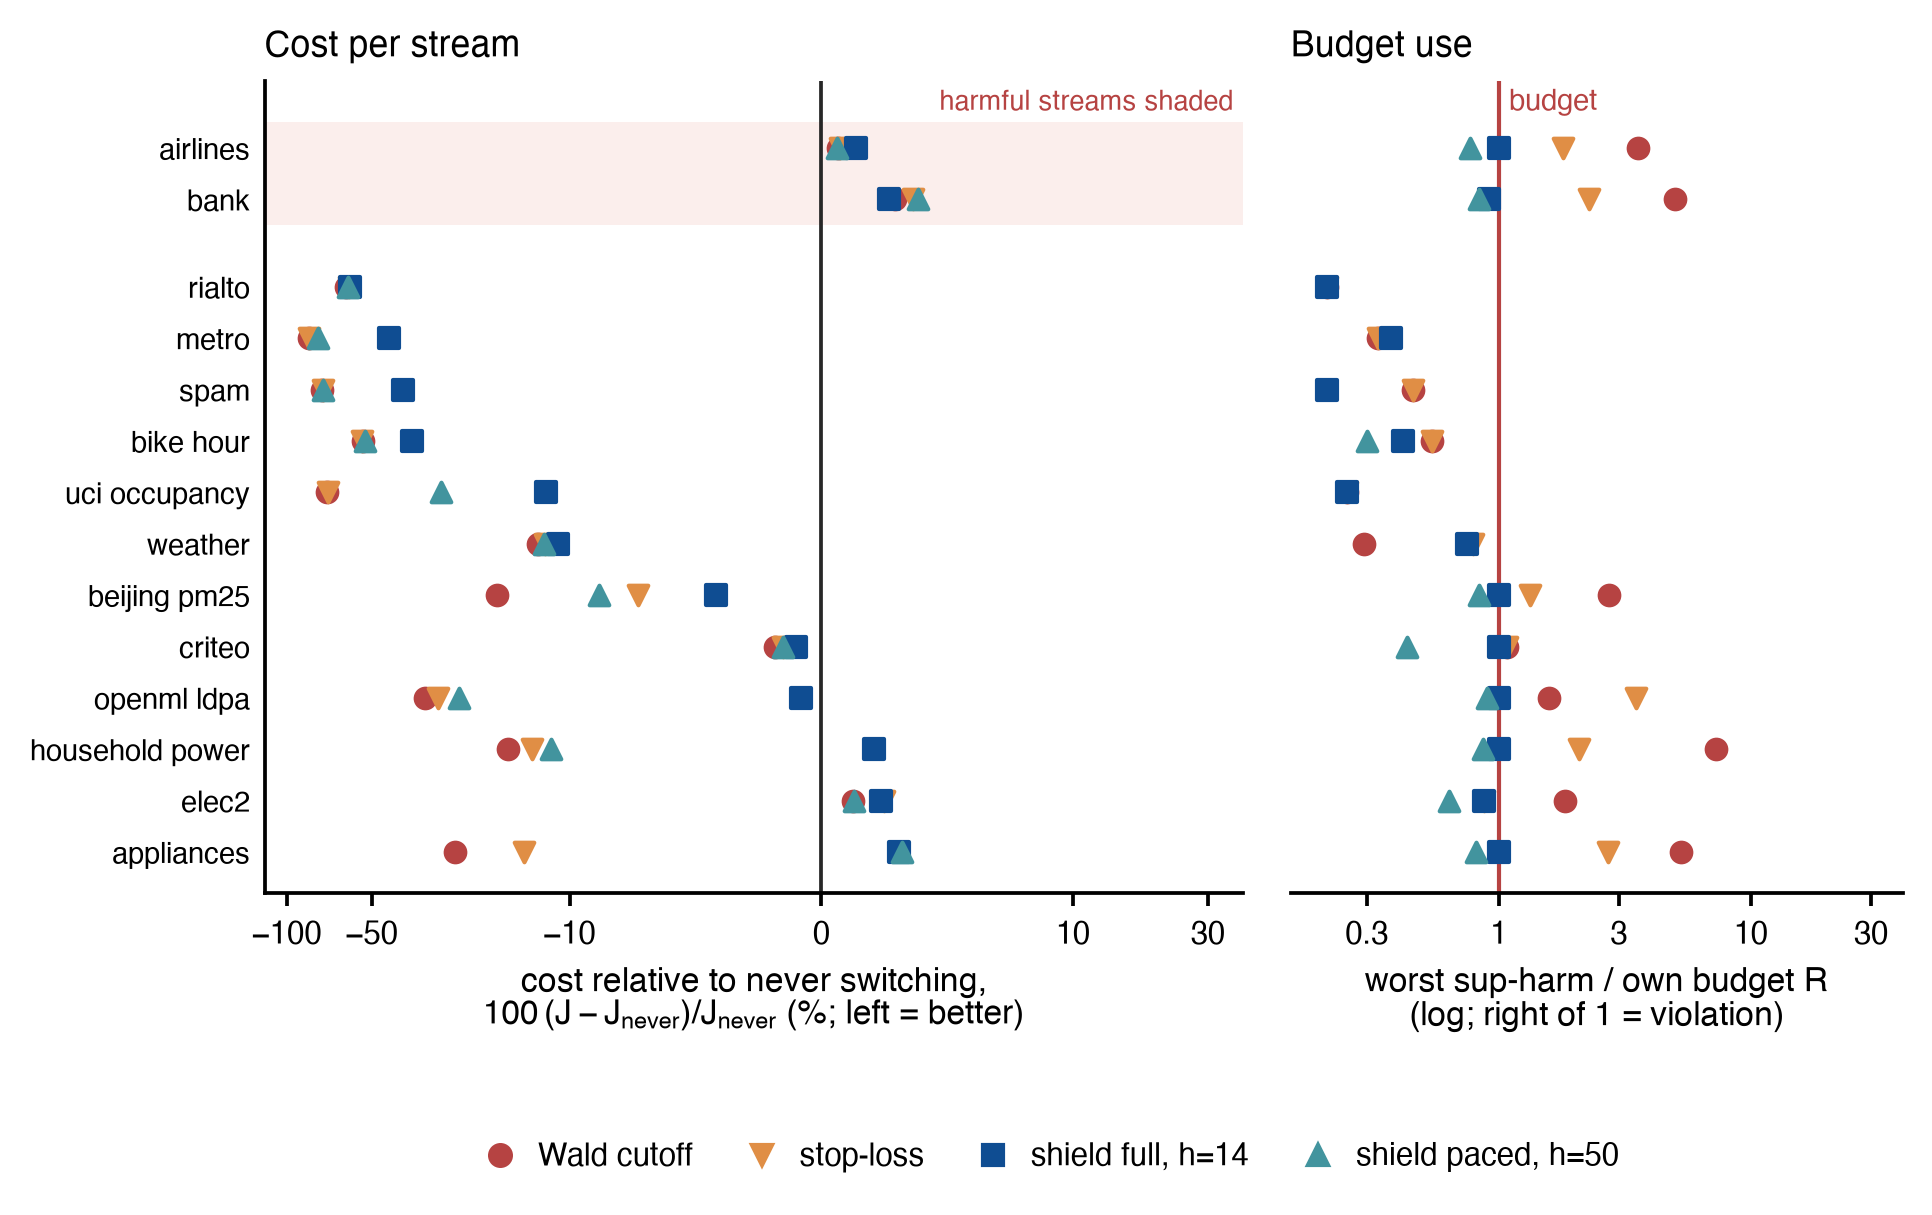

Write the Python code that produced this figure.
"""Per-stream comparison on the 14 real streams, clean feedback (outputs/paper3/riskbudget/real/clean/*.json)."""
import sys
from pathlib import Path

import numpy as np

sys.path.insert(0, str(Path(__file__).resolve().parent))
import matplotlib.pyplot as plt
from matplotlib.lines import Line2D
from style import OUT, PALETTE as P, WIDTH, apply_style, load_json, panel_label, save

HARMFUL = ["airlines", "bank"]
BEN = ["criteo", "elec2", "openml_ldpa", "rialto", "spam", "uci_occupancy", "weather", "appliances",
       "beijing_pm25", "bike_hour", "household_power", "metro"]
# arm -> (label, colour, marker, own budget R)
ARMS = {"wald_cut": ("Wald cutoff", P["red_strong"], "o", 24), "stoploss_h14": ("stop-loss", "#E08E45", "v", 24),
        "f3_pi1_h14": ("shield full, $h$=14", P["blue_main"], "s", 24), "f3v2d_h50": ("shield paced, $h$=50", P["teal"], "^", 60)}
data = {}
for s in HARMFUL + BEN:
    d = load_json(OUT / "real/clean" / f"{s}.json")
    J = np.array(d["fields"]["J"], float); sh = np.array(d["fields"]["sup_harm"], float)
    jn = J[d["arms"].index("never")].mean()
    data[s] = {a: ((J[d["arms"].index(a)].mean() - jn) / jn * 100, sh[d["arms"].index(a)].max()) for a in ARMS}
    data[s]["never_J"] = jn
order = HARMFUL + sorted(BEN, key=lambda s: data[s]["f3_pi1_h14"][0])
ypos = {}; y = 0
for i, s in enumerate(order):
    if i == len(HARMFUL): y += 0.7
    ypos[s] = y; y += 1

apply_style(8)
fig, (ax, bx) = plt.subplots(1, 2, figsize=(WIDTH, 4.1), sharey=True, gridspec_kw=dict(width_ratios=[1.6, 1], wspace=0.06))
ax.axvline(0, color=P["dark"], lw=0.9)
ax.axhspan(-0.5, len(HARMFUL) - 0.5, color=P["red_1"], alpha=0.35, lw=0)
for a, (lab, col, mk, R) in ARMS.items():
    ax.scatter([data[s][a][0] for s in order], [ypos[s] for s in order], color=col, marker=mk, s=22, zorder=4, label=lab)
    bx.scatter([data[s][a][1] / R for s in order], [ypos[s] for s in order], color=col, marker=mk, s=22, zorder=4)
ax.set_xscale("symlog", linthresh=10, linscale=0.8)
ax.set_xlim(-120, 40)
ax.set_xticks([-100, -50, -10, 0, 10, 30]); ax.set_xticklabels(["$-100$", "$-50$", "$-10$", "0", "10", "30"])
ax.set_yticks([ypos[s] for s in order]); ax.set_yticklabels([s.replace("_", " ") for s in order], fontsize=7)
ax.invert_yaxis(); ax.tick_params(axis="y", length=0)
ax.set_xlabel("cost relative to never switching,\n$100\\,(J-J_{never})/J_{never}$ (%; left = better)")
ax.set_title("Cost per stream", loc="left", fontsize=8.5)
ax.text(0.99, 0.99, "harmful streams shaded", transform=ax.transAxes, ha="right", va="top", fontsize=6.5, color=P["red_strong"])
bx.axvline(1.0, color=P["red_strong"], lw=1.0)
bx.set_xscale("log"); bx.set_xlim(0.15, 40)
bx.text(1.1, -0.9, "budget", color=P["red_strong"], fontsize=7, va="center")
bx.set_ylim(len(order) + 0.5, -1.3); bx.tick_params(axis="y", left=False)
bx.spines["left"].set_visible(False)
bx.set_xlabel("worst sup-harm / own budget $R$\n(log; right of 1 = violation)")
bx.set_title("Budget use", loc="left", fontsize=8.5)
bx.set_xticks([0.3, 1, 3, 10, 30]); bx.set_xticklabels(["0.3", "1", "3", "10", "30"])
bx.minorticks_off()
fig.subplots_adjust(left=0.15, right=0.99, top=0.9, bottom=0.24)
fig.legend(handles=[Line2D([], [], color=c, marker=m, lw=0, ms=5, label=l) for l, c, m, _ in ARMS.values()],
           loc="lower center", ncol=4, bbox_to_anchor=(0.55, -0.01), fontsize=7.5, columnspacing=1.2, handletextpad=0.2)
save(fig, "real_streams")
for s in order: print(s, {a: tuple(round(v, 2) for v in data[s][a]) for a in ARMS})
print("max ratio per arm", {a: round(max(data[s][a][1] / ARMS[a][3] for s in order), 3) for a in ARMS})
